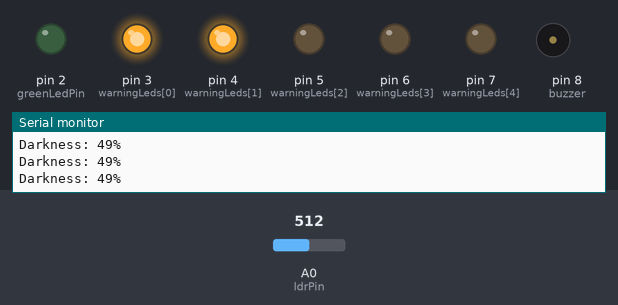
A sketch run on a simulated Arduino Uno, built with avr-gcc and run on an emulated ATmega328P. Shown: output pins drawn as LEDs (lit = HIGH), buzzer (waves = sounding, pin HIGH), the last lines printed to the serial monitor. The inputs (shaded band) are chosen by the test bench; at power-on: A0 (ldrPin) = 512.

Above: at 1.2 s.
1.3 s: A0 (ldrPin) set to 596
2.8 s: A0 (ldrPin) set to 624
At 3.4 s:
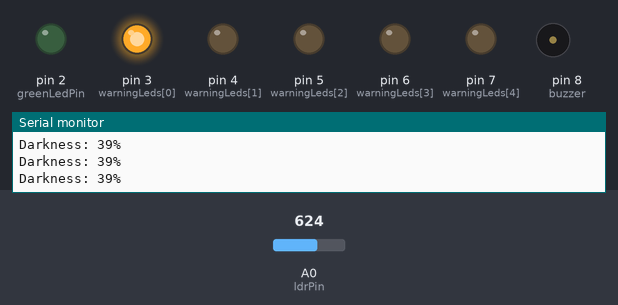
4.3 s: A0 (ldrPin) set to 511
At 4.7 s:
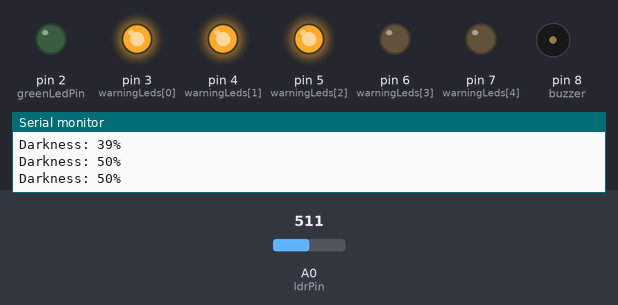
5.9 s: A0 (ldrPin) set to 428
7.4 s: A0 (ldrPin) set to 401
At 8.4 s:
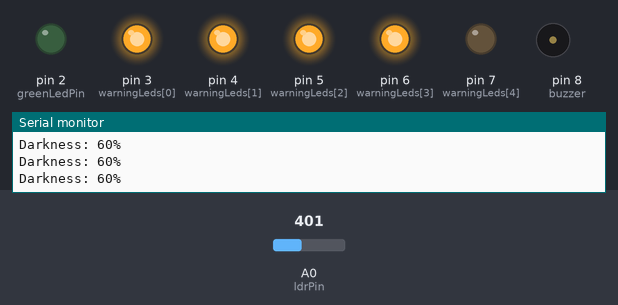
8.9 s: A0 (ldrPin) set to 716
At 9.8 s:
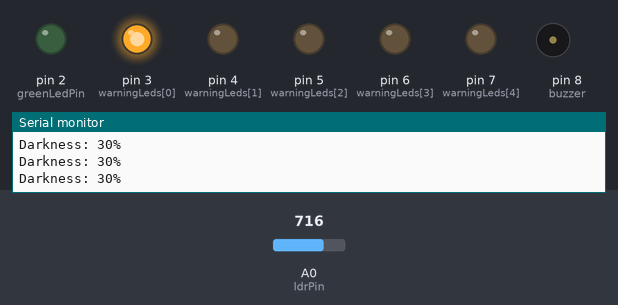
Timing chart, 0 to 11.5 s (numbered marks = the images above; inputs shaded):
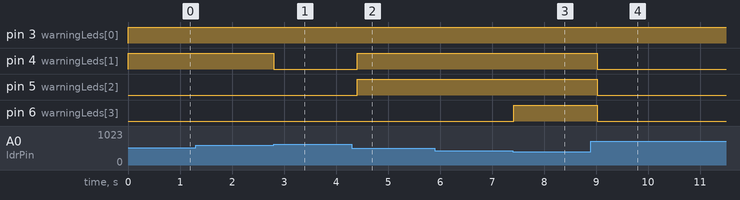

The sketch:

LightAlertSystem.ino
```cpp
// تعريف البنات
const int ldrPin = A0;                   // حساس الضوء
const int greenLedPin = 2;               // الليد الأخضر (في الضوء)
const int warningLeds[] = {3, 4, 5, 6, 7}; // الليدات التحذيرية
const int buzzer = 8;                    // البازار

void setup() {
  pinMode(greenLedPin, OUTPUT);         // الليد الأخضر

  // تهيئة الليدات التحذيرية
  for (int i = 0; i < 5; i++) {
    pinMode(warningLeds[i], OUTPUT);
  }

  pinMode(buzzer, OUTPUT);              // تهيئة البازار
  Serial.begin(9600);                   // للمراقبة عبر السيريل
}

void loop() {
  int sensorValue = analogRead(ldrPin);  // قراءة من حساس الضوء
  int darkness = map(sensorValue, 1023, 0, 0, 100);  // تحويلها لنسبة مئوية

  Serial.print("Darkness: ");
  Serial.print(darkness);
  Serial.println("%");

  // لو في نور كفاية (نسبة الظلام أقل من 30%)
  if (darkness < 30) {
    digitalWrite(greenLedPin, HIGH); // شغل الليد الأخضر
    // اطفي باقي الليدات والبازار
    for (int i = 0; i < 5; i++) {
      digitalWrite(warningLeds[i], LOW);
    }
    digitalWrite(buzzer, LOW);
  }
  else {
    digitalWrite(greenLedPin, LOW); // طفي الليد الأخضر

    // عدد الليدات اللي تنور حسب نسبة الظلام
    int ledsToLight = 0;
    if (darkness >= 70) {
      ledsToLight = 5;
      digitalWrite(buzzer, HIGH);  // شغل البازار
    } else {
      ledsToLight = (darkness - 30) / 10 + 1; // كل 10% تزود ليد
      digitalWrite(buzzer, LOW);
    }

    // شغل العدد المطلوب من الليدات
    for (int i = 0; i < 5; i++) {
      if (i < ledsToLight) {
        digitalWrite(warningLeds[i], HIGH);
      } else {
        digitalWrite(warningLeds[i], LOW);
      }
    }
  }

  delay(200); // تأخير بسيط
}
```

Measured:
- the behaviour switches between 613 and 614 on A0 (ldrPin) (found by bisection; images 0 and 1)
- the behaviour switches between 410 and 409 on A0 (ldrPin) (found by bisection; images 2 and 3)
- after the input at 2.8 s, pin 4 (warningLeds[1]): HIGH → LOW at once
- after the input at 4.3 s, pin 4 (warningLeds[1]), pin 5 (warningLeds[2]): LOW → HIGH after 0.11 s
- after the input at 7.4 s, pin 6 (warningLeds[3]): LOW → HIGH at once
- after the input at 8.9 s, pin 4 (warningLeds[1]), pin 5 (warningLeds[2]), pin 6 (warningLeds[3]): HIGH → LOW after 0.12 s
